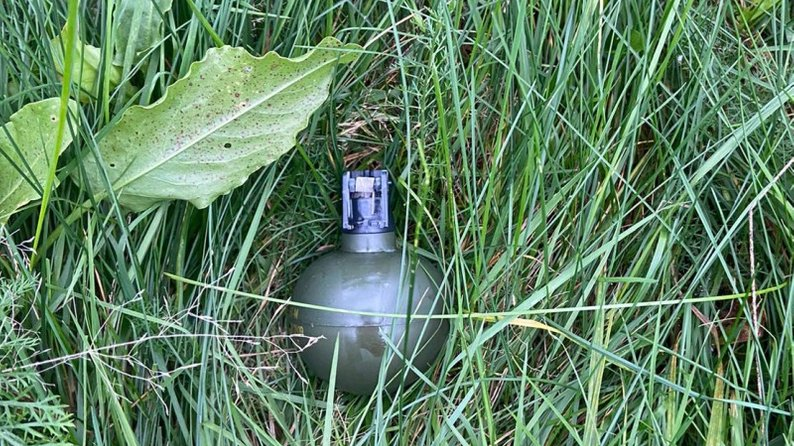
#> input picture m.png, 794 x 446 px
$ python photo.py
#> lines starting #> are read from the running program, lines starting #| are printed output that depends on the picture
from PIL import Image
import base64

# Вхідний файл
input_file = "m.png"
# Вихідний хедер
output_file = "photo.h"
# Новий розмір фото
resize_width = 320
resize_height = 240

# 1. Відкриваємо і ресайзимо
img = Image.open(input_file)
#> img is the input picture: PIL image 794x446 RGBA; mean R, G, B, A 95, 129.2, 99.1, 255
img = img.resize((resize_width, resize_height), Image.LANCZOS)
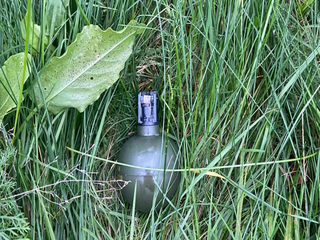
#> img: PIL image 320x240 RGBA; mean R, G, B, A 95.1, 129.2, 99.1, 255

# 2. Зберігаємо в буфер як JPEG (можна PNG, але JPEG легший)
from io import BytesIO
buffer = BytesIO()
img.save(buffer, format="PNG")
byte_data = buffer.getvalue()

# 3. Конвертуємо у base64
b64_str = base64.b64encode(byte_data).decode("utf-8")

# 4. Формуємо photo.h
with open(output_file, "w") as f:
    f.write("// Auto-generated photo.h\n")
    f.write("#pragma once\n\n")
    f.write("const char* photo_base64 = \n")
    # Робимо розбиття рядка, щоб не було надто довгих ліній у .h файлі
    for i in range(0, len(b64_str), 80):
        chunk = b64_str[i:i+80]
        f.write(f"\"{chunk}\"\n")
    f.write(";\n")

print(f"[OK] Generated {output_file} with resized photo {resize_width}x{resize_height}")
